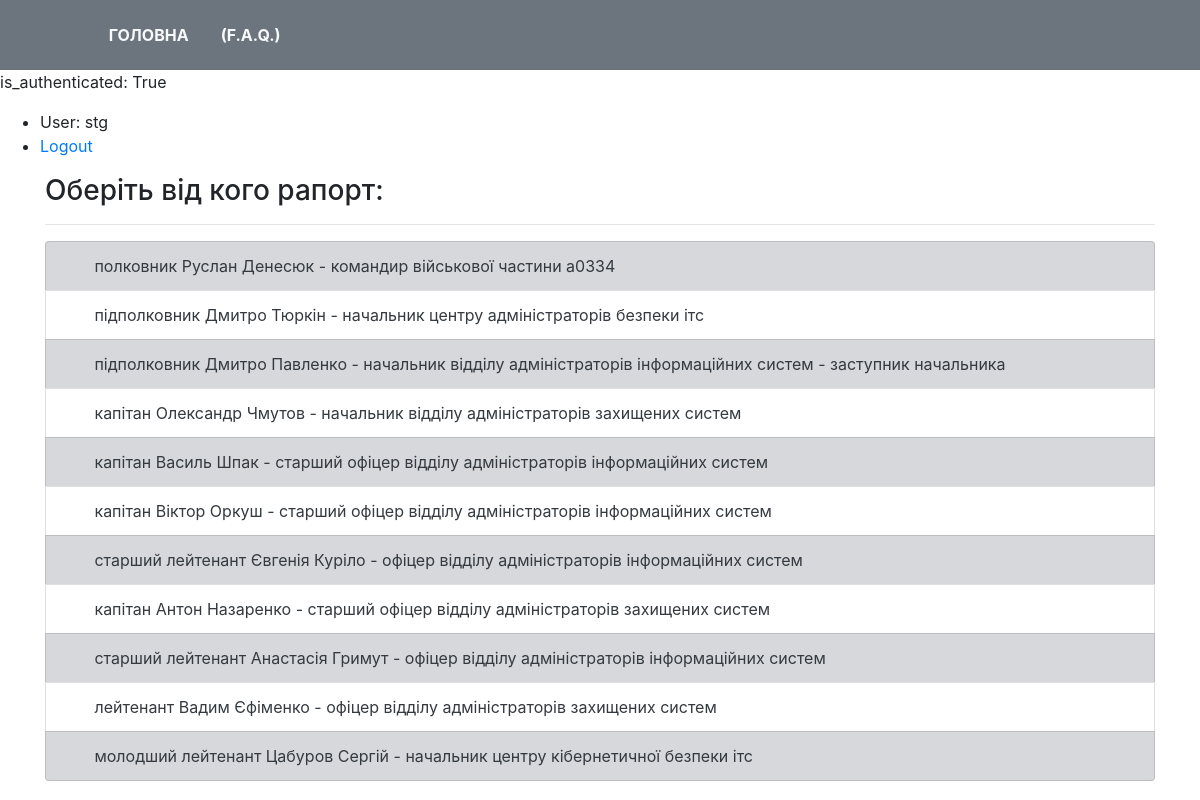
Screenshot of /serviceman_list (signed in) with the database file from the repository.
### reports/models.py (models this page shows, shortened)
class Serviceman(models.Model):
    first_name = models.CharField(max_length=255, verbose_name="Ім'я")
    last_name = models.CharField(max_length=255, verbose_name="Прізвище")
    to_first_name = models.CharField(max_length=255, verbose_name="Ім'я, давальний відмінок (Петру, Євгенії, Дмитру...)")
    to_last_name = models.CharField(max_length=255, verbose_name="Прізвище, давальний відмінок (Яцуку, Куріло, Павленку...)")
    for_first_name = models.CharField(max_length=255, verbose_name="Ім'я, знахідний відмінок (Петра, Євгенії, Дмитра...)")
    for_last_name = models.CharField(max_length=255, verbose_name="Прізвище, знахідний відмінок (Яцука, Куріло, Павленка...)")
    rank = models.ForeignKey('Rank', on_delete=models.DO_NOTHING, verbose_name="військове звання")
    unit = models.ForeignKey('Unit', on_delete=models.DO_NOTHING, verbose_name="Підрозділ")
    position = models.ForeignKey('Position', on_delete=models.DO_NOTHING, null=True, verbose_name="Посада")
    class Meta:
        verbose_name = "Військовослужбовці__"
        verbose_name_plural = "Військовослужбовці"

class Rank(models.Model):
    name = models.CharField(max_length=255, verbose_name="військове звання (полковник, лейтенант..)")
    to_name = models.CharField(max_length=255, blank=True, null=True, verbose_name="військове звання, давальний відмінок (полковнику, лейтенанту..)")
    for_name = models.CharField(max_length=255, blank=True, null=True, verbose_name="військове звання, знахідний відмінок (полковника, лейтенанта..)")
    def __str__(self):
        return self.name
    class Meta:
        verbose_name = "Військові звання__"
        verbose_name_plural = "Військові звання"

class Position(models.Model):
    position_title = models.CharField(max_length=255, verbose_name="посада (офіцер, старший офіцер, начальник)")
    position_tail = models.CharField(max_length=255, default='', blank=True, verbose_name="додаткова посада. Наприклад:(заступник начальника, перший заступник командира...)  !!! назву підрозділу НЕ ВКАЗУВАТИ  !!!")
    unit = models.ForeignKey('Unit', on_delete=models.DO_NOTHING, verbose_name="підрозділ")
    supervisor = models.BooleanField(default=False, blank=True, null=True, verbose_name="командир/начальник підрозділу")
    temp_supervisor = models.BooleanField(default=False, blank=True, null=True, verbose_name="тимчасово виконуючий обов'язки командира/начальника")
    def __str__(self):
        if self.temp_supervisor:
            pos_result = "Тимчасово виконуючий обов'язки\n" + self.position_title.split()[0] + "а"
        else:
            pos_result = self.position_title[0].capitalize() + self.position_title[1:]
        pos_result += " " + self.unit.name
        if len(self.position_tail) > 0:
            pos_result += " - " + self.position_tail
        return pos_result
    class Meta:
        verbose_name = "Посада__"
        verbose_name_plural = "Посади"

class Unit(models.Model):
    name = models.CharField(max_length=255, verbose_name="назва підрозділу в РОДОВОМУ відміноку (відділу аналізу інцидентів кібернетичної безпеки)")
    parent_unit = models.ForeignKey('self', on_delete=models.CASCADE, null=True, blank=True, verbose_name="вищій підрозділ (віддліл->центр->..)")
    class Meta:
        verbose_name = "Підрозділ"
        verbose_name_plural = "Підрозділи"

### reports/views.py (the view)
# urls.py: path('serviceman_list', views.serviceman_list_view, name='users'),
def serviceman_list_view(request):
    serviceman_list = Serviceman.objects.all()
    context = {
        'serviceman_list': serviceman_list
    }
    return render(request, 'reports/serviceman_list.html', context)

### reports/templates/reports/serviceman_list.html
{% extends 'reports/base.html' %}
{% block content %}
    <p><h3>Оберіть від кого рапорт:</h3></p>
    <hr>
    <div class="bs-example">
        <ul class="list-group">
            {% for serviceman in serviceman_list %}
                <li class="list-group-item {% cycle 'list-group-item-secondary' '' %}">
                    <a class="text-dark" href="{% url 'reports:edit_service_members_chain' serviceman_id=serviceman.id %}">
                        <span><i class="fas fa-angle-right mr-3"></i></span>{{ serviceman.rank }} {{ serviceman.first_name|title }} {{ serviceman.last_name|title }} -
                        {{ serviceman.position|lower }}</a>
                </li>
            {% endfor %}
        </ul>
    </div>
{% endblock %}

### reports/templates/reports/base.html (shortened to what this page needs)
{% load static %}
<!doctype html>
<html lang="en">
<head>
    <link rel="stylesheet" href="{% static 'fontawesome-free-5.11.2-web/css/all.css' %}" >
    <link href="https://maxcdn.bootstrapcdn.com/bootstrap/4.0.0/css/bootstrap.min.css" rel="stylesheet"/>
    <link rel="stylesheet" type="text/css" href="{% static 'custom-css/custom_styles.css' %}"/>
</head>
<body>
<nav class="navba fixed-top navbar-expand navbar-dark bg-secondary">
    <div class="container form-inline">
        <a href="/" class="navbar-brand"><i class="fab fa-battle-net fa-3x text-warning"></i></a>
        <div class="collapse navbar-collapse">
            <ul class="navbar-nav">
                <li class="nav-item"><a class="nav-link text-light text-uppercase font-weight-bold px-3"
                        href="/">головна</a></li>
                <li class="nav-item"><a class="nav-link text-light text-uppercase font-weight-bold px-3"
                        href="#">(F.A.Q.)</a></li>
            </ul>
        </div>
    </div>
</nav>
<p>is_authenticated: {{ user.is_authenticated }}</p>
<ul>
    {% if user.is_authenticated %}
        <li>User: {{ user.get_username }}</li>
        <li><a href="{% url 'logout' %}?next={{ request.path }}">Logout</a></li>
    {% else %}
        <li><a href="{% url 'login' %}?next={{ request.path }}">Login</a></li>
    {% endif %}
</ul>
<div class="container">
    {% block content %}
    {% endblock %}
</div>
</body>
</html>

### reports/static/custom-css/custom_styles.css (style rules this page uses)
body { padding-top: 70px; }

### rows the page displays
Serviceman: rank "полковник", first_name "Руслан", last_name "Денесюк", position "командир військової частини а0334"
Serviceman: rank "підполковник", first_name "Дмитро", last_name "Тюркін", position "начальник центру адміністраторів безпеки ітс"
Serviceman: rank "підполковник", first_name "Дмитро", last_name "Павленко", position "начальник відділу адміністраторів інформаційних систем - заступник начальника"
Serviceman: rank "капітан", first_name "Олександр", last_name "Чмутов", position "начальник відділу адміністраторів захищених систем"
Serviceman: rank "капітан", first_name "Василь", last_name "Шпак", position "старший офіцер відділу адміністраторів інформаційних систем"
Serviceman: rank "капітан", first_name "Віктор", last_name "Оркуш", position "старший офіцер відділу адміністраторів інформаційних систем"
Serviceman: rank "старший лейтенант", first_name "Євгенія", last_name "Куріло", position "офіцер відділу адміністраторів інформаційних систем"
Serviceman: rank "капітан", first_name "Антон", last_name "Назаренко", position "старший офіцер відділу адміністраторів захищених систем"
Serviceman: rank "старший лейтенант", first_name "Анастасія", last_name "Гримут", position "офіцер відділу адміністраторів інформаційних систем"
Serviceman: rank "лейтенант", first_name "Вадим", last_name "Єфіменко", position "офіцер відділу адміністраторів захищених систем"
Serviceman: rank "молодший лейтенант", first_name "Цабуров", last_name "Сергій", position "начальник центру кібернетичної безпеки ітс"

### other values shown
{{ user.is_authenticated }} "True"
{{ user.get_username }} "stg"
